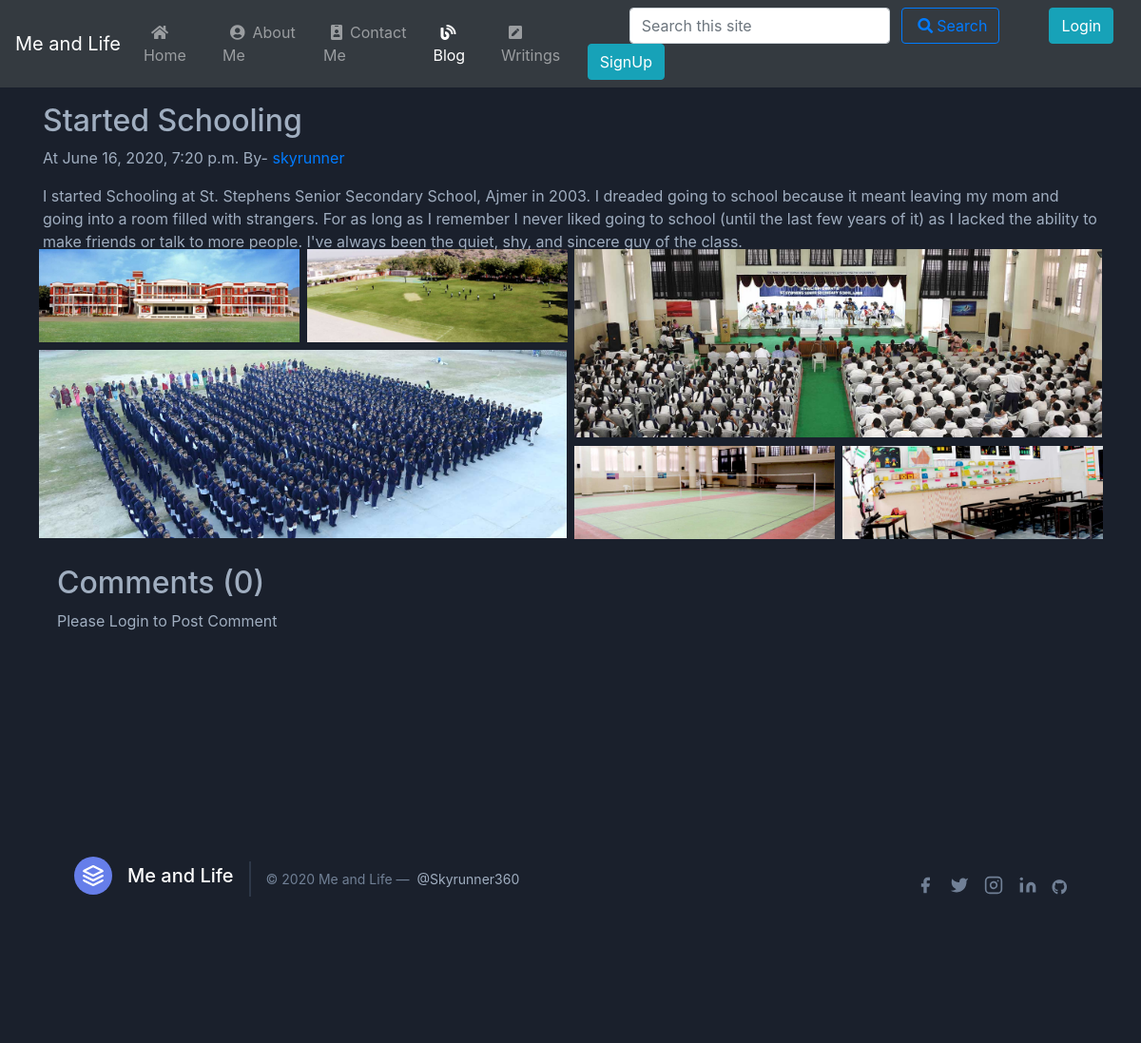
/blog/started-schooling, run on the app's committed database.
### blog/models.py (models this page shows, shortened)
class Post(models.Model):
    sno= models.AutoField(primary_key=True)
    title = models.CharField(max_length=200)
    content = models.TextField()
    views = models.IntegerField(default=0)
    category = models.CharField(max_length=13)
    author = models.CharField(max_length=100)
    slug = models.CharField(max_length=150,default=" ")
    timeStamp = models.DateTimeField(blank=True)
    img = models.ImageField(upload_to="blog/", blank=True)
    img2 = models.ImageField(upload_to="blog/", blank=True)
    img3 = models.ImageField(upload_to="blog/", blank=True)
    img4 = models.ImageField(upload_to="blog/", blank=True)
    img5 = models.ImageField(upload_to="blog/", blank=True)
    img6 = models.ImageField(upload_to="blog/", blank=True)

### blog/views.py (the view)
# urls.py: path('<str:slug>', views.blogPost, name="blogPost"),
def blogPost(request,slug):
    post = Post.objects.filter(slug=slug).first()
    tech = Tech.objects.filter(slug=slug).first()
    if post is None:
        tech.views = tech.views+1
        tech.save()
    else:
        post.views = post.views+1
        post.save()
    pcomments = BlogComment.objects.filter(post=post,parent=None)
    preplies = BlogComment.objects.filter(post=post).exclude(parent=None)
    preplyDict = {}
    for reply in preplies:
        if reply.parent.sno not in preplyDict.keys():
            preplyDict[reply.parent.sno] = [reply]
        else:
            preplyDict[reply.parent.sno].append(reply)
    tcomments = BlogComment.objects.filter(tech=tech,parent=None)
    treplies = BlogComment.objects.filter(tech=tech).exclude(parent=None)
    treplyDict = {}
    for reply in treplies:
        if reply.parent.sno not in treplyDict.keys():
            treplyDict[reply.parent.sno] = [reply]
        else:
            treplyDict[reply.parent.sno].append(reply)
    context = {'post': post,'tech': tech,'pcomments':pcomments,'tcomments':tcomments,'preplyDict':preplyDict,'treplyDict':treplyDict}
    return render(request,'blog/blogPost.html',context)

### templates/blog/blogPost.html (shortened to what this page needs)
{% extends 'base.html' %}
{% block blogactive %}active
{% endblock blogactive %}
{% block body %}
{% load humanize %}
{% load extras %}
{% if post %}
<div class="text-gray-500 bg-gray-900 body-font pad">
<div class="blog-post container py-3">
<h2 class="blog-post-title" data-aos="fade-up"  data-aos-duration="3000">{{post.title}}</h2>
<p class="blog-post-meta">At {{post.timeStamp}} By- <a href="/about">{{post.author}}</a></p>
<div class="text-gray-500" data-aos="fade-down"  data-aos-duration="3000">{{post.content|wordwrap:100|safe}}</div>
 <div class="flex flex-wrap md:-m-2 -m-1">
      <div class="flex flex-wrap w-1/2">
        {% if post.img %}
        <div class="md:p-2 p-1 w-1/2">
          <img alt="gallery" data-aos="flip-left"  data-aos-duration="3000" class="w-full object-cover h-full object-center block" src="{{post.img.url}}">
        </div>{% endif %}
        {% if post.img2 %}
        <div class="md:p-2 p-1 w-1/2">
          <img alt="gallery" data-aos="flip-right"  data-aos-duration="3000" class="w-full object-cover h-full object-center block" src="{{post.img2.url}}">
        </div>{% endif %}
        {% if post.img3 %}
        <div class="md:p-2 p-1 w-full">
          <img alt="gallery" data-aos="flip-left"  data-aos-duration="3000" class="w-afull h-afull object-cover object-center block" src="{{post.img3.url}}">
        </div>{% endif %}
      </div>
      {% if post.img4 %}
      <div class="flex flex-wrap w-1/2">
        <div class="md:p-2 p-1 w-full">
          <img alt="gallery" data-aos="flip-right"  data-aos-duration="3000" class="w-full h-full object-cover object-center block" src="{{post.img4.url}}">
        </div>{% endif %}
        {% if post.img5 %}
        <div class="md:p-2 p-1 w-1/2">
          <img alt="gallery" data-aos="flip-left"  data-aos-duration="3000" class="w-full object-cover h-full object-center block" src="{{post.img5.url}}">
        </div>{% endif %}
        {% if post.img6 %}
        <div class="md:p-2 p-1 w-1/2">
          <img alt="gallery" data-aos="flip-right"  data-aos-duration="3000" class="w-full object-cover h-full object-center block" src="{{post.img6.url}}">
        </div>{% endif %}
      </div>
    </div>
    <div class="container">
    <div class="fb-like my-2 text-gray-500 bg-gray-900 body-font" data-href="http://skyrunner360.pythonanywhere.com" data-width="" data-layout="standard" data-action="like" data-size="small" data-share="true"></div><br>
    <h2>Comments ({{pcomments.count}})</h2>
    {% if user.is_authenticated %}
    <form action="/blog/postComment" method="post">{% csrf_token %}
  <div class="form-group">
    <label for="exampleInputEmail1">Post Comment</label>
    <input type="text" class="form-control" name="comment" placeholder ="Add a Comment">
  </div>
  <div class="form-group form-check">
    <input type="hidden" name="postSno" value="{{post.sno}}">
    <input type="hidden" name="parentSno" value="">
  </div>
  <button type="submit" class="btn btn-secondary" value="submit">Comment</button>
</form>
    {% else %}
    <p>Please Login to Post Comment</p>
    {% endif %}
</div>
</div>
{% endif %}
{% endblock body %}

### templates/base.html (shortened to what this page needs)
<!doctype html>
<html lang="en">
<head>
    <link rel="stylesheet" href="https://pro.fontawesome.com/releases/v5.10.0/css/all.css" />
    <link href="https://unpkg.com/tailwindcss@^1.0/dist/tailwind.min.css" rel="stylesheet">
    <link href="https://unpkg.com/aos@2.3.1/dist/aos.css" rel="stylesheet">
    <link rel="stylesheet" href="https://maxcdn.bootstrapcdn.com/bootstrap/4.0.0/css/bootstrap.min.css">
</head>
<body>
    <nav class="navbar navbar-expand-lg sticky-top navbar-dark bg-dark">
        <a class="navbar-brand" href="/">Me and Life</a>
        <div class="collapse navbar-collapse" id="navbarSupportedContent">
            <ul class="navbar-nav mr-auto">
                <li class="nav-item {% block homeactive %}{% endblock homeactive %}">
                    <a class="nav-link" href="/"><i class="fas fa-home mx-2"></i>Home <span class="sr-only">(current)</span></a>
                </li>
                <li class="nav-item {% block aboutactive %}{% endblock aboutactive %}">
                    <a class="nav-link" href="/about"><i class="fas fa-user-circle mx-2"></i>About Me</a>
                </li>
                <li class="nav-item {% block contactactive %}
                 {% endblock contactactive %}">
                    <a class="nav-link" href="/contact"><i class="fas fa-id-badge mx-2"></i>Contact Me</a>
                </li>
                <li class="nav-item {% block blogactive %}
                 {% endblock blogactive %}">
                    <a class="nav-link" href="/blog"><i class="fas fa-blog mx-2"></i>Blog</a>
                </li>
                <li class="nav-item {% block writingactive %}
                 {% endblock writingactive %}">
                    <a class="nav-link" href="/writings"><i class="fas fa-pen-square mx-2"></i>Writings</a>
                </li>
            </ul>
            <div class="ml-auto form-inline">
            <form method="get" action="/search" class="my-2 my-lg-0 mx-5">
                <input class="form-control mr-sm-2" type="search" placeholder="Search this site" aria-label="Search" name="query" id="query">
                <button class="btn btn-outline-primary my-2 my-sm-0" type="submit"><i
            class="fas fa-search mx-1"></i>Search</button>
            </form>
            {% if user.is_authenticated %}
            <ul class="navbar-nav mr-2">
             <li class="nav-item dropdown">
        <a class="nav-link dropdown-toggle" href="#" id="navbarDropdown" role="button" data-toggle="dropdown" aria-haspopup="true" aria-expanded="false">
          Welcome {{request.user}}
        </a>
        <div class="dropdown-menu" aria-labelledby="navbarDropdown">
          <a class="dropdown-item" href="/logout">Logout</a>
        </div>
        </ul>
            {% else %}
                <button type="button" class="btn btn-info mx-1 my-sm-0" data-toggle="modal" data-target="#loginModal">
          Login
        </button>
                <button type="button" class="btn btn-info mx-1 my-sm-0" data-toggle="modal" data-target="#signupModal">
          SignUp
        </button>
        {% endif %}
        </div>
        </div>
    </nav>
    <div class="text-gray-500 bg-gray-900 body-font pad">
        {% block body %} {% endblock body %}
    </div>
    <footer class="footer text-gray-500 bg-gray-900 body-font">
        <div class="container px-5 py-8 mx-auto flex items-center sm:flex-row flex-col">
            <a class="flex title-font font-medium items-center md:justify-start justify-center text-white" href="/" style="text-decoration: none;">
                <svg xmlns="http://www.w3.org/2000/svg" fill="none" stroke="currentColor" stroke-linecap="round" stroke-linejoin="round" stroke-width="2" class="w-10 h-10 text-white p-2 bg-indigo-500 rounded-full" viewBox="0 0 24 24">
          <path d="M12 2L2 7l10 5 10-5-10-5zM2 17l10 5 10-5M2 12l10 5 10-5"></path>
        </svg>
                <span class="ml-3 text-xl">Me and Life</span>
            </a>
            <p class="text-sm text-gray-600 sm:ml-4 sm:pl-4 sm:border-l-2 sm:border-gray-800 sm:py-2 sm:mt-0 mt-4">© 2020 Me and Life —
                <a href="https://twitter.com/Skyrunner360" class="text-gray-500 ml-1" target="_blank" rel="noopener noreferrer" style="text-decoration: none;">@Skyrunner360</a>
            </p>
            <span class="inline-flex sm:ml-auto sm:mt-0 mt-4 justify-center sm:justify-start">
        <a class="text-gray-600" href="https://www.facebook.com/rishi.mathur.739/" style="text-decoration: none;">
          <svg fill="currentColor" stroke-linecap="round" stroke-linejoin="round" stroke-width="2" class="w-5 h-5"
            viewBox="0 0 24 24">
            <path d="M18 2h-3a5 5 0 00-5 5v3H7v4h3v8h4v-8h3l1-4h-4V7a1 1 0 011-1h3z"></path>
          </svg>
        </a>
        <a class="ml-3 text-gray-600" href="https://twitter.com/Skyrunner360" style="text-decoration: none;">
          <svg fill="currentColor" stroke-linecap="round" stroke-linejoin="round" stroke-width="2" class="w-5 h-5"
            viewBox="0 0 24 24">
            <path
              d="M23 3a10.9 10.9 0 01-3.14 1.53 4.48 4.48 0 00-7.86 3v1A10.66 10.66 0 013 4s-4 9 5 13a11.64 11.64 0 01-7 2c9 5 20 0 20-11.5a4.5 4.5 0 00-.08-.83A7.72 7.72 0 0023 3z">
            </path>
          </svg>
        </a>
        <a class="ml-3 text-gray-600" href="https://www.instagram.com/skyrunner360/" style="text-decoration: none;">
          <svg fill="none" stroke="currentColor" stroke-linecap="round" stroke-linejoin="round" stroke-width="2"
            class="w-5 h-5" viewBox="0 0 24 24">
            <rect width="20" height="20" x="2" y="2" rx="5" ry="5"></rect>
            <path d="M16 11.37A4 4 0 1112.63 8 4 4 0 0116 11.37zm1.5-4.87h.01"></path>
          </svg>
        </a>
        <a class="ml-3 text-gray-600" href="https://www.linkedin.com/in/rishi-mathur-334874174/"
          style="text-decoration: none;">
          <svg fill="currentColor" stroke="currentColor" stroke-linecap="round" stroke-linejoin="round" stroke-width="0"
            class="w-5 h-5" viewBox="0 0 24 24">
            <path stroke="none"
              d="M16 8a6 6 0 016 6v7h-4v-7a2 2 0 00-2-2 2 2 0 00-2 2v7h-4v-7a6 6 0 016-6zM2 9h4v12H2z"></path>
            <circle cx="4" cy="4" r="2" stroke="none"></circle>
          </svg>
        </a>
        <a class="ml-3 text-gray-600" href="https://github.com/skyrunner360">
          <i class="fab fa-github"></i>
        </a>
      </span>
        </div>
    </footer>
</body>
</html>

### data on the page
Post: title "Started Schooling", timeStamp "June 16, 2020, 7:20 p.m.", author "skyrunner", content "I started Schooling at St. Stephens Senior Secondary School, Ajmer in 2003. I dreaded going to school because it meant leaving my mom and going into a room filled with strangers. For as long as I remember I never liked going to school (until the last few years of it) as I lacked the ability to make friends or talk to more people. I've always been the quiet, shy, and sincere guy of the class.", img (picture), img2 (picture), img3 (picture), img4 (picture), img5 (picture), img6 (picture)

### other printed values
{{ pcomments.count }} "0"
